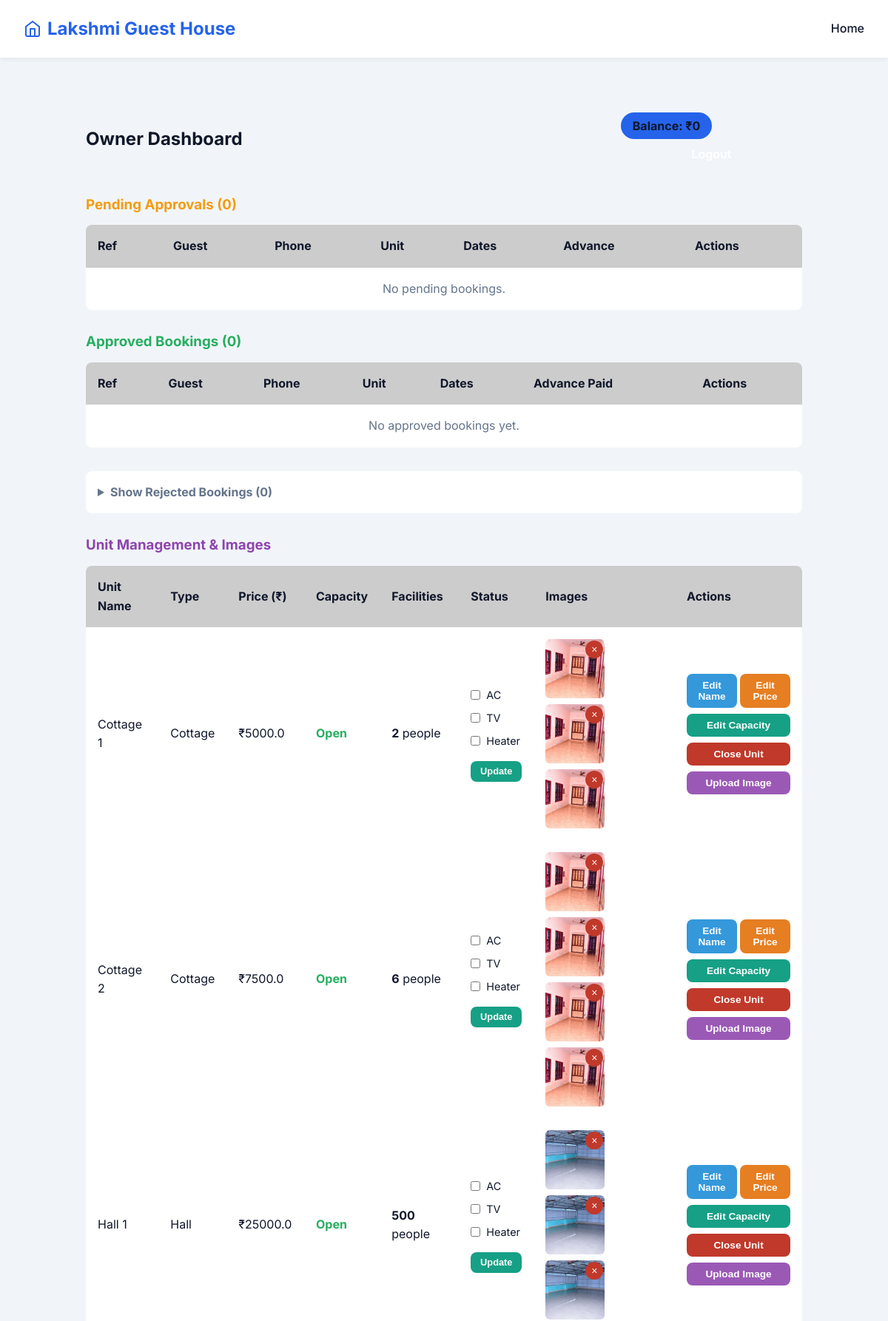
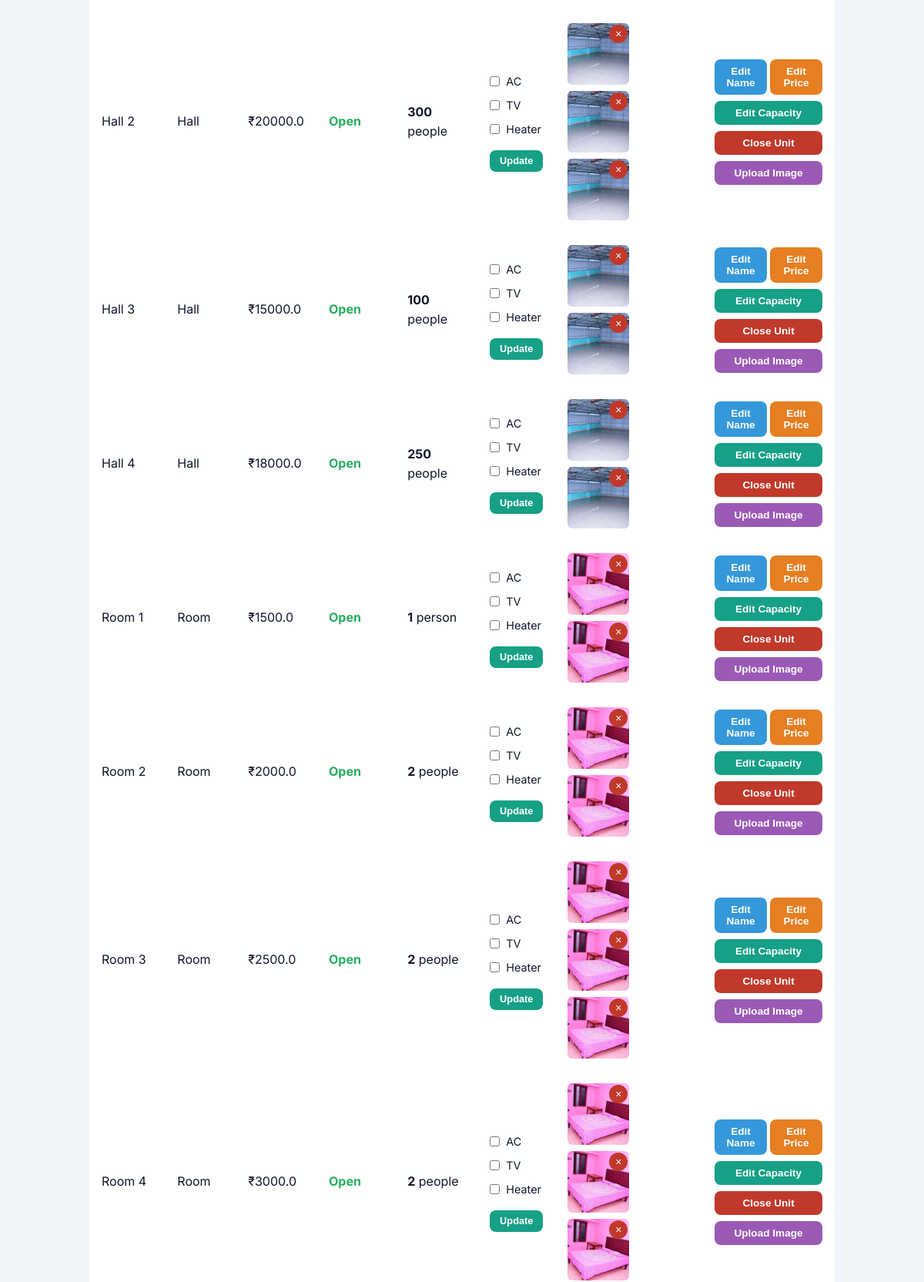
/owner (signed in, upper part), run on the app's committed database (2 pictures, top to bottom).
### app.py (models this page shows)
class Accommodation(db.Model):
    id = db.Column(db.Integer, primary_key=True)
    name = db.Column(db.String(100), nullable=False) # e.g. "Room 1", "Hall 1"
    type = db.Column(db.String(50), nullable=False)  # Hall, Cottage, Room
    description = db.Column(db.Text, nullable=True)
    price = db.Column(db.Float, nullable=False)
    image_filenames = db.Column(db.Text, nullable=True)
    is_closed = db.Column(db.Boolean, default=False)
    max_people = db.Column(db.Integer, default=1)  # Number of people accommodation
    facilities = db.Column(db.Text, nullable=True)  # Comma-separated: AC,TV,Heater

### app.py (the view)
@app.route('/owner')
@login_required
def owner_dashboard():
    pending = Booking.query.filter_by(status='Pending').order_by(Booking.created_at.desc()).all()
    approved = Booking.query.filter_by(status='Approved').order_by(Booking.check_in.desc()).all()
    rejected = Booking.query.filter_by(status='Rejected').order_by(Booking.created_at.desc()).all()
    accommodations = Accommodation.query.order_by(Accommodation.type).all()
    total_earnings = sum(b.advance_amount for b in approved)
    return render_template('owner_dashboard.html', pending=pending, approved=approved, rejected=rejected, earnings=total_earnings, accommodations=accommodations)

### app.py (called while the page is built)
def login_required(f):
    @wraps(f)
    def decorated_function(*args, **kwargs):
        if not session.get('is_owner'):
            flash("Please log in to access this page.", "error")
            return redirect(url_for('login'))
        return f(*args, **kwargs)
    return decorated_function

### templates/owner_dashboard.html (shortened to what this page needs)
{% extends 'base.html' %}
{% block content %}
<div class="dashboard-container" style="max-width: 1000px; margin: 2rem auto; padding: 0 1rem;">
    <div style="display: flex; justify-content: space-between; align-items: center; margin-bottom: 2rem;">
        <h2>Owner Dashboard</h2>
        <div>
            <span style="background: var(--primary-color); padding: 0.5rem 1rem; border-radius: 20px; font-weight: bold; margin-right: 1rem;">
                Balance: ₹{{ earnings }}
            </span>
            <a href="{{ url_for('logout') }}" class="btn" style="background: transparent; border: 1px solid var(--border-color);">Logout</a>
        </div>
    </div>
    <h3 style="margin-bottom: 1rem; color: #f39c12;">Pending Approvals ({{ pending|length }})</h3>
    <div style="background: var(--card-bg); border-radius: 8px; border: 1px solid var(--border-color); margin-bottom: 2rem; overflow-x: auto;">
        <table style="width: 100%; border-collapse: collapse; text-align: left;">
            <thead>
                <tr style="border-bottom: 1px solid var(--border-color); background: rgba(0,0,0,0.2);">
                    <th style="padding: 1rem;">Ref</th>
                    <th style="padding: 1rem;">Guest</th>
                    <th style="padding: 1rem;">Phone</th>
                    <th style="padding: 1rem;">Unit</th>
                    <th style="padding: 1rem;">Dates</th>
                    <th style="padding: 1rem;">Advance</th>
                    <th style="padding: 1rem;">Actions</th>
                </tr>
            </thead>
            <tbody>
                {% for b in pending %}
                <tr style="border-bottom: 1px solid var(--border-color);">
                    <td style="padding: 1rem; font-family: monospace;">{{ b.booking_ref }}</td>
                    <td style="padding: 1rem;">{{ b.guest_name }}<br><small style="color: var(--text-light);">{{ b.email }}</small></td>
                    <td style="padding: 1rem;"><a href="tel:{{ b.phone }}" style="color: var(--primary-color); text-decoration: none; font-weight: bold;">{{ b.phone }}</a></td>
                    <td style="padding: 1rem;">{{ b.accommodation.name }}</td>
                    <td style="padding: 1rem;">{{ b.check_in.strftime('%d %b') }} to {{ b.check_out.strftime('%d %b') }}</td>
                    <td style="padding: 1rem;">₹{{ b.advance_amount }}</td>
                    <td style="padding: 1rem; display: flex; gap: 0.5rem;">
                        <form method="POST" action="{{ url_for('approve_booking', id=b.id) }}">
                            <button type="submit" class="btn" style="padding: 0.5rem 1rem; font-size: 0.85rem; background: #27ae60; border: none; cursor: pointer;">Approve</button>
                        </form>
                        <form method="POST" action="{{ url_for('reject_booking', id=b.id) }}">
                            <button type="submit" class="btn" style="padding: 0.5rem 1rem; font-size: 0.85rem; background: #c0392b; border: none; cursor: pointer;">Reject</button>
                        </form>
                    </td>
                </tr>
                {% else %}
                <tr><td colspan="7" style="padding: 1rem; text-align: center; color: var(--text-light);">No pending bookings.</td></tr>
                {% endfor %}
            </tbody>
        </table>
    </div>
    <h3 style="margin-bottom: 1rem; color: #27ae60;">Approved Bookings ({{ approved|length }})</h3>
    <div style="background: var(--card-bg); border-radius: 8px; border: 1px solid var(--border-color); margin-bottom: 2rem; overflow-x: auto;">
        <table style="width: 100%; border-collapse: collapse; text-align: left;">
            <thead>
                <tr style="border-bottom: 1px solid var(--border-color); background: rgba(0,0,0,0.2);">
                    <th style="padding: 1rem;">Ref</th>
                    <th style="padding: 1rem;">Guest</th>
                    <th style="padding: 1rem;">Phone</th>
                    <th style="padding: 1rem;">Unit</th>
                    <th style="padding: 1rem;">Dates</th>
                    <th style="padding: 1rem;">Advance Paid</th>
                    <th style="padding: 1rem;">Actions</th>
                </tr>
            </thead>
            <tbody>
                {% for b in approved %}
                <tr style="border-bottom: 1px solid var(--border-color);">
                    <td style="padding: 1rem; font-family: monospace;">{{ b.booking_ref }}</td>
                    <td style="padding: 1rem;">{{ b.guest_name }}<br><small style="color: var(--text-light);">{{ b.email }}</small></td>
                    <td style="padding: 1rem;"><a href="tel:{{ b.phone }}" style="color: var(--primary-color); text-decoration: none; font-weight: bold;">{{ b.phone }}</a></td>
                    <td style="padding: 1rem;">{{ b.accommodation.name }}</td>
                    <td style="padding: 1rem;">{{ b.check_in.strftime('%d %b %Y') }} to {{ b.check_out.strftime('%d %b %Y') }}</td>
                    <td style="padding: 1rem; color: #27ae60; font-weight: bold;">₹{{ b.advance_amount }}</td>
                    <td style="padding: 1rem;">
                        <form method="POST" action="{{ url_for('cancel_booking', id=b.id) }}" onsubmit="return confirm('Are you sure you want to reopen this room? This will cancel the booking.');">
                            <button type="submit" class="btn" style="padding: 0.5rem 1rem; font-size: 0.85rem; background: #e67e22; border: none; cursor: pointer;">Reopen Room</button>
                        </form>
                    </td>
                </tr>
                {% else %}
                <tr><td colspan="7" style="padding: 1rem; text-align: center; color: var(--text-light);">No approved bookings yet.</td></tr>
                {% endfor %}
            </tbody>
        </table>
    </div>
    <details style="margin-bottom: 2rem;">
        <summary style="cursor: pointer; padding: 1rem; background: var(--card-bg); border-radius: 8px; border: 1px solid var(--border-color); color: var(--text-light); font-weight: bold;">
            Show Rejected Bookings ({{ rejected|length }})
        </summary>
    </details>
    <h3 style="margin-bottom: 1rem; color: #8e44ad;">Unit Management & Images</h3>
    <div style="background: var(--card-bg); border-radius: 8px; border: 1px solid var(--border-color); margin-bottom: 2rem; overflow-x: auto;">
        <table style="width: 100%; border-collapse: collapse; text-align: left;">
            <thead>
                <tr style="border-bottom: 1px solid var(--border-color); background: rgba(0,0,0,0.2);">
                    <th style="padding: 1rem;">Unit Name</th>
                    <th style="padding: 1rem;">Type</th>
                    <th style="padding: 1rem;">Price (₹)</th>
                    <th style="padding: 1rem;">Capacity</th>
                    <th style="padding: 1rem;">Facilities</th>
                    <th style="padding: 1rem;">Status</th>
                    <th style="padding: 1rem;">Images</th>
                    <th style="padding: 1rem;">Actions</th>
                </tr>
            </thead>
            <tbody>
                {% for acc in accommodations %}
                <tr style="border-bottom: 1px solid var(--border-color);" id="row_{{ acc.id }}">
                    <td style="padding: 1rem;">
                        <span id="name_display_{{ acc.id }}">{{ acc.name }}</span>
                    </td>
                    <td style="padding: 1rem;">{{ acc.type }}</td>
                    <td style="padding: 1rem;">
                        <span id="price_display_{{ acc.id }}">₹{{ acc.price }}</span>
                    </td>
                    <td style="padding: 1rem; font-weight: bold; color: {{ '#c0392b' if acc.is_closed else '#27ae60' }};">
                        {{ 'Closed' if acc.is_closed else 'Open' }}
                    </td>
                    <td style="padding: 1rem;">
                        <span id="capacity_display_{{ acc.id }}"><strong>{{ acc.max_people }}</strong> {{ 'person' if acc.max_people == 1 else 'people' }}</span>
                    </td>
                    <td style="padding: 1rem;">
                        <form method="POST" action="{{ url_for('update_facilities', acc_id=acc.id) }}" style="display: flex; flex-direction: column; gap: 0.5rem;">
                            <label style="display: flex; align-items: center; gap: 0.5rem; font-size: 0.9rem; cursor: pointer;">
                                <input type="checkbox" name="ac" value="1" {% if acc.facilities and 'AC' in acc.facilities %}checked{% endif %} style="cursor: pointer;">
                                AC
                            </label>
                            <label style="display: flex; align-items: center; gap: 0.5rem; font-size: 0.9rem; cursor: pointer;">
                                <input type="checkbox" name="tv" value="1" {% if acc.facilities and 'TV' in acc.facilities %}checked{% endif %} style="cursor: pointer;">
                                TV
                            </label>
                            <label style="display: flex; align-items: center; gap: 0.5rem; font-size: 0.9rem; cursor: pointer;">
                                <input type="checkbox" name="heater" value="1" {% if acc.facilities and 'Heater' in acc.facilities %}checked{% endif %} style="cursor: pointer;">
                                Heater
                            </label>
                            <button type="submit" class="btn" style="padding: 0.4rem 0.8rem; font-size: 0.8rem; background: #16a085; border: none; cursor: pointer; width: 100%; margin-top: 0.5rem;">Update</button>
                        </form>
                    </td>
                    <td style="padding: 1rem;">
                        <div style="display: flex; flex-wrap: wrap; gap: 0.5rem;">
                            {% if acc.image_filenames %}
                                {% for img in acc.image_filenames.split(',') %}
                                <div style="position: relative; width: 80px; height: 80px; border-radius: 6px; overflow: hidden; border: 1px solid var(--border-color);">
                                    <img src="{{ url_for('static', filename='images/' ~ img) }}" alt="Room" style="width: 100%; height: 100%; object-fit: cover;">
                                    <form method="POST" action="{{ url_for('delete_image', acc_id=acc.id, image_filename=img) }}" style="position: absolute; top: 0; right: 0; margin: 2px;" onsubmit="return confirm('Delete this image?');">
                                        <button type="submit" style="background: #c0392b; color: white; border: none; border-radius: 50%; width: 24px; height: 24px; cursor: pointer; font-size: 14px; padding: 0; display: flex; align-items: center; justify-content: center;">×</button>
                                    </form>
                                </div>
                                {% endfor %}
                            {% endif %}
                        </div>
                    </td>
                    <td style="padding: 1rem;">
                        <div style="display: flex; gap: 0.5rem; flex-direction: column;">
                            <div style="display: flex; gap: 0.25rem;">
                                <button type="button" onclick="toggleNameEdit({{ acc.id }})" class="btn" style="padding: 0.5rem 0.75rem; font-size: 0.85rem; background: #3498db; border: none; cursor: pointer; flex: 1;">Edit Name</button>
                                <button type="button" onclick="togglePriceEdit({{ acc.id }})" class="btn" style="padding: 0.5rem 0.75rem; font-size: 0.85rem; background: #e67e22; border: none; cursor: pointer; flex: 1;">Edit Price</button>
                            </div>
                            <button type="button" onclick="toggleCapacityEdit({{ acc.id }})" class="btn" style="padding: 0.5rem 0.75rem; font-size: 0.85rem; background: #16a085; border: none; cursor: pointer; width: 100%;">Edit Capacity</button>
                            <form method="POST" action="{{ url_for('toggle_unit', id=acc.id) }}" style="margin: 0;">
                                {% if acc.is_closed %}
                                <button type="submit" class="btn" style="padding: 0.5rem 0.75rem; font-size: 0.85rem; background: #27ae60; border: none; cursor: pointer; width: 100%;">Open Unit</button>
                                {% else %}
                                <button type="submit" class="btn" style="padding: 0.5rem 0.75rem; font-size: 0.85rem; background: #c0392b; border: none; cursor: pointer; width: 100%;">Close Unit</button>
                                {% endif %}
                            </form>
                            <div style="display: flex; gap: 0.5rem;">
                                <button type="button" onclick="document.getElementById('image_{{ acc.id }}').click();" class="btn" style="padding: 0.5rem 0.75rem; font-size: 0.85rem; background: #9b59b6; border: none; cursor: pointer; width: 100%;">Upload Image</button>
                            </div>
                        </div>
                    </td>
                </tr>
                {% endfor %}
            </tbody>
        </table>
    </div>
</div>
{% endblock %}

### static/css/style.css (style rules this page uses)
:root { --primary-color: #2563eb; --primary-hover: #1d4ed8; --secondary-color: #f8fafc; --text-dark: #0f172a; --text-light: #64748b; --bg-color: #f1f5f9; --card-bg: #ffffff; --border-radius: 12px; --box-shadow: 0 10px 15px -3px rgba(0, 0, 0, 0.1), 0 4px 6px -2px rgba(0, 0, 0, 0.05); --transition: all 0.3s ease; }
* { box-sizing: border-box; margin: 0; padding: 0; }
body { font-family: 'Inter', sans-serif; background-color: var(--bg-color); color: var(--text-dark); line-height: 1.6; min-height: 100vh; display: flex; flex-direction: column; }
h1, h2, h3 { line-height: 1.2; margin-bottom: 1rem; }
.btn { display: inline-block; background-color: var(--primary-color); color: white; padding: 0.75rem 1.5rem; border-radius: 8px; text-decoration: none; font-weight: 600; text-align: center; transition: var(--transition); border: none; cursor: pointer; width: 100%; }

### data on the page
Accommodation: name "Cottage 1", type "Cottage", price "5000.0", is_closed "Open", max_people "2", max_people "people", shows "Close Unit"
Accommodation: name "Cottage 2", type "Cottage", price "7500.0", is_closed "Open", max_people "6", max_people "people", shows "Close Unit"
Accommodation: name "Hall 1", type "Hall", price "25000.0", is_closed "Open", max_people "500", max_people "people", {{ acc.id }} 1 (drawn), shows "Close Unit"
Accommodation: name "Hall 2", type "Hall", price "20000.0", is_closed "Open", max_people "300", max_people "people", shows "Close Unit"
Accommodation: name "Hall 3", type "Hall", price "15000.0", is_closed "Open", max_people "100", max_people "people", shows "Close Unit"
Accommodation: name "Hall 4", type "Hall", price "18000.0", is_closed "Open", max_people "250", max_people "people", shows "Close Unit"
Accommodation: name "Room 1", type "Room", price "1500.0", is_closed "Open", max_people "1", max_people "person", shows "Close Unit"
Accommodation: name "Room 2", type "Room", price "2000.0", is_closed "Open", max_people "2", max_people "people", shows "Close Unit"
Accommodation: name "Room 3", type "Room", price "2500.0", is_closed "Open", max_people "2", max_people "people", shows "Close Unit"
Accommodation: name "Room 4", type "Room", price "3000.0", is_closed "Open", max_people "2", max_people "people", {{ acc.id }} 10 (drawn), shows "Close Unit"

### other printed values
{{ earnings }} "0"
{{ pending|length }} "0"
{{ approved|length }} "0"
{{ rejected|length }} "0"
